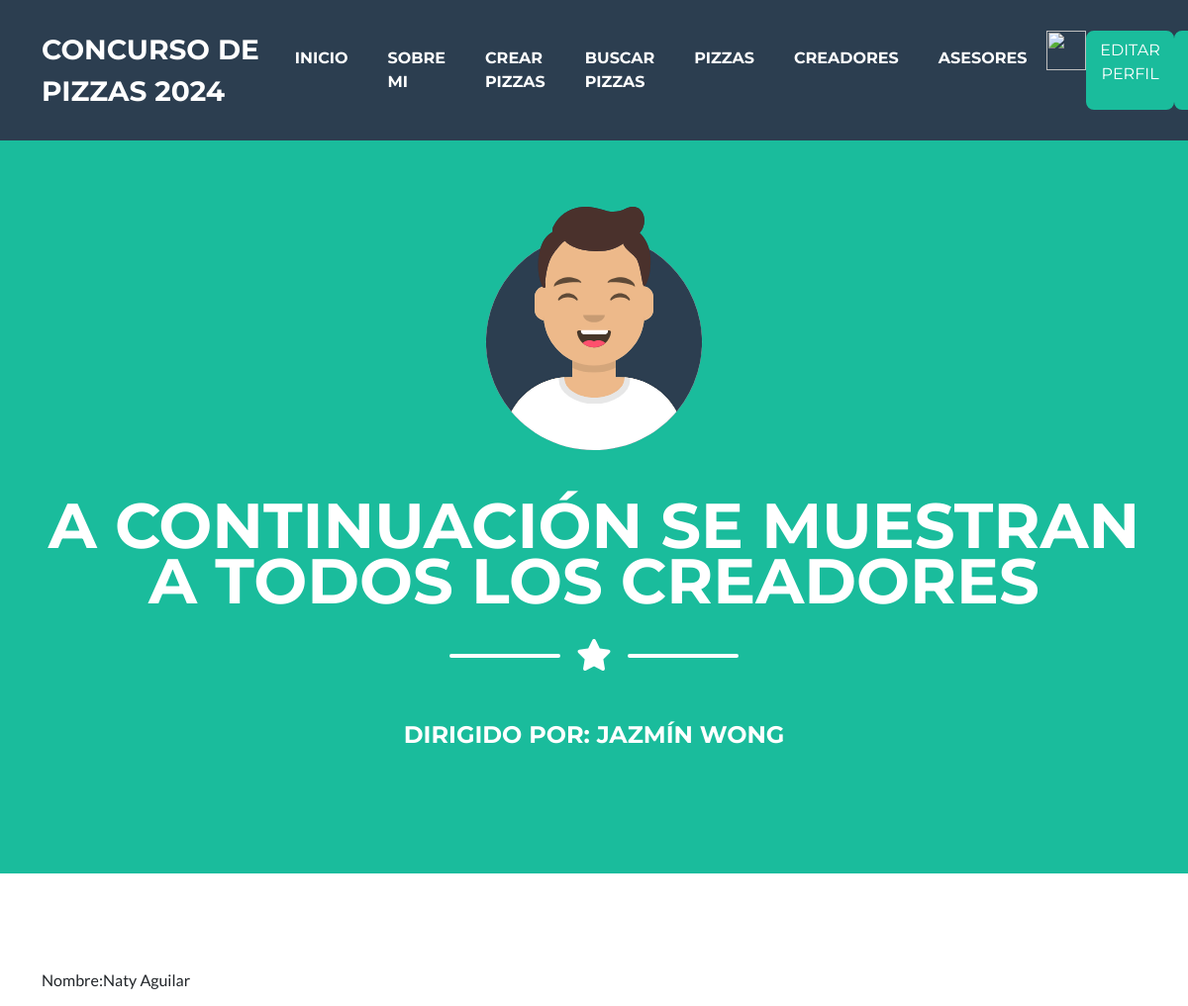
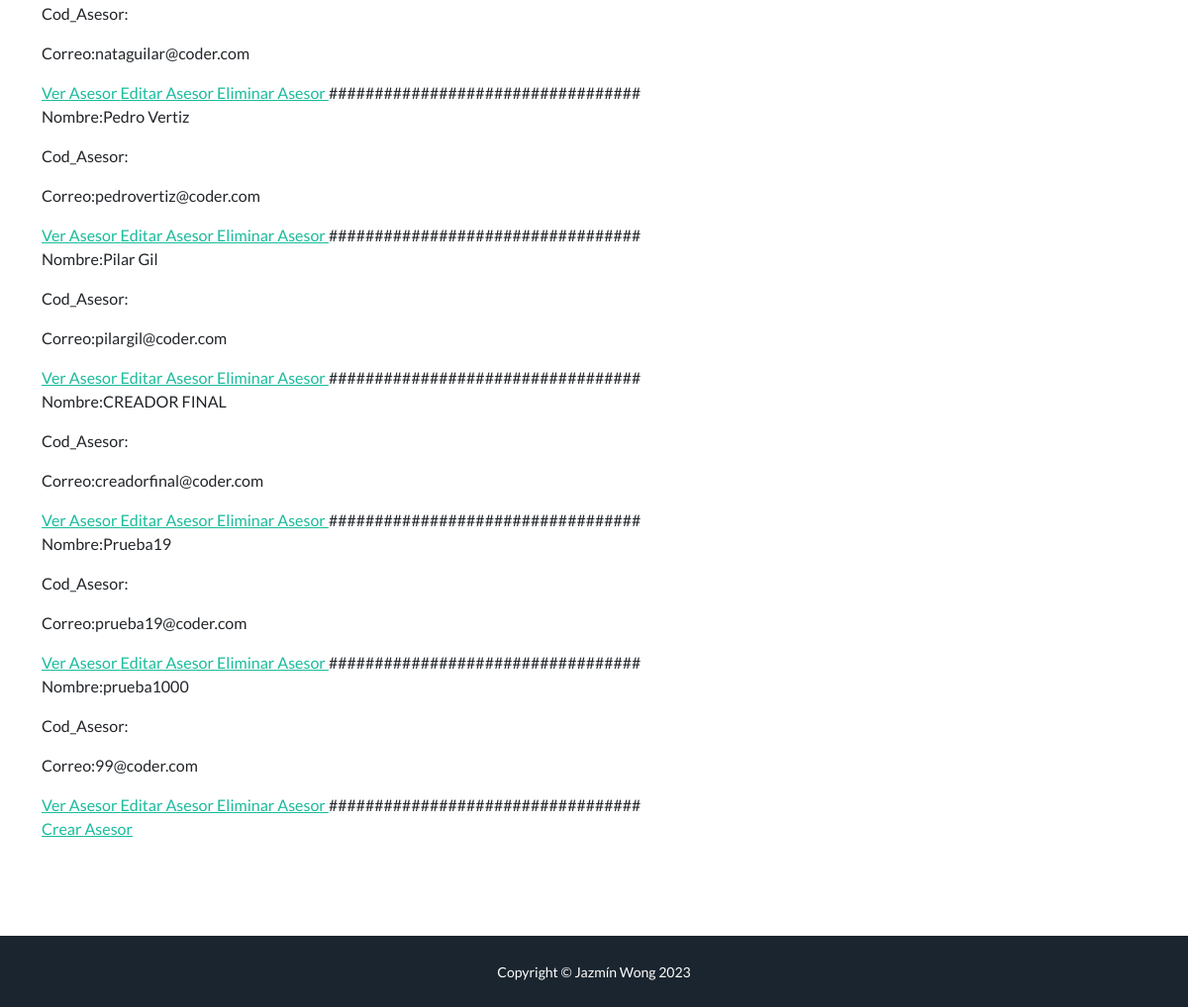
Page /AppPizzas/Creador/list/ (signed in) on the committed database (2 pictures, top to bottom).
### AppPizzas/models.py (models this page shows, shortened)
class Creador(models.Model):
    nombre = models.CharField(max_length=30)
    edad = models.IntegerField()
    correo = models.EmailField()

### AppPizzas/views.py (the view)
# urls.py: path('Creador/list/', ListaCreador.as_view(),name='CreadorLeer'),
class ListaCreador(LoginRequiredMixin, ListView):
    model = Creador

### AppPizzas/templates/AppPizzas/creador_list.html (shortened to what this page needs)
{% extends "AppPizzas/padre.html" %}
{% load static %}
{% block titulo %}
A continuación se muestran a todos los creadores
{% endblock %}
{% block content %}
<!DOCTYPE html>
<html lang="en">
<head>
</head>
<body>
    {% for asesor in object_list %}
    <p>Nombre:{{asesor.nombre}}</p>
    <p>Cod_Asesor:{{asesor.cod_ases}}</p>
    <p>Correo:{{asesor.correo}}</p>
    <a href="{% url 'AsesorDetalle' asesor.id %}"> Ver Asesor </a>
    <a href="{% url 'AsesorEditar' asesor.id %}"> Editar Asesor </a>
    <a href="{% url 'AsesorBorrar' asesor.id %}"> Eliminar Asesor </a>
    ##################################
    {% endfor %}
    <br>
    <a href="{% url 'AsesorCrear' %}"> Crear Asesor </a>
</body>
</html>
{% endblock %}

### AppPizzas/templates/AppPizzas/padre.html (shortened to what this page needs)
<!DOCTYPE html>
<html lang="en">
    <head>
        {% load static %}
        <link href="{% static 'AppPizzas/css/styles.css' %}" rel="stylesheet" />
    </head>
    <body id="page-top">
        <nav class="navbar navbar-expand-lg bg-secondary text-uppercase fixed-top" id="mainNav">
            <div class="container">
                {% if user.is_authenticated %}
                <a class="navbar-brand" href="{% url 'Inicio' %}">Concurso de <br> Pizzas 2024</a>
                {% else %}
                <a class="navbar-brand" href="{% url 'Login' %}">Concurso de Pizzas 2024</a>
                {% endif %}
                <div class="collapse navbar-collapse" id="navbarResponsive">
                    <ul class="navbar-nav ms-auto">
                        {% if user.is_authenticated %}
                        <li class="nav-item mx-0 mx-lg-1"><a class="nav-link py-3 px-0 px-lg-3 rounded" href="{% url 'Inicio' %}">Inicio</a></li>
                        <li class="nav-item mx-0 mx-lg-1"><a class="nav-link py-3 px-0 px-lg-3 rounded" href="{% url 'sobremi' %}">Sobre Mi</a></li>
                        <li class="nav-item mx-0 mx-lg-1"><a class="nav-link py-3 px-0 px-lg-3 rounded" href="{% url 'Crear Pizza' %}">Crear Pizzas</a></li>
                        <li class="nav-item mx-0 mx-lg-1"><a class="nav-link py-3 px-0 px-lg-3 rounded" href="{% url 'Buscar Pizzas' %}">Buscar Pizzas</a></li>
                        <li class="nav-item mx-0 mx-lg-1"><a class="nav-link py-3 px-0 px-lg-3 rounded" href="{% url 'PizzaLeer' %}">Pizzas</a></li>
                        <li class="nav-item mx-0 mx-lg-1"><a class="nav-link py-3 px-0 px-lg-3 rounded" href="{% url 'CreadorLeer' %}">Creadores</a></li>
                        <li class="nav-item mx-0 mx-lg-1"><a class="nav-link py-3 px-0 px-lg-3 rounded" href="{% url 'AsesorLeer' %}">Asesores</a></li>
                        <img src="{{usuario.avatar_set.last.imagen.url}}" height="40" width="40">
                        <a class="btn btn-primary" href="{% url 'Editar Usuario' %}">Editar Perfil</a>
                        <link rel="stylesheet" type="text/css" href="{% static 'path/to/styles.css' %}">
                        <a class="btn btn-primary" href="{% url 'Logout' %}">Cerrar Sesión</a>
                        {% else %}
                        <a class="btn btn-primary" href="{% url 'Registro' %}">Registrarse</a>
                        <a class="btn btn-primary" href="{% url 'Login' %}">Iniciar Sesión</a>
                        {% endif %}
                    </ul>
                </div>
            </div>
        </nav>
        <header class="masthead bg-primary text-white text-center">
            <div class="container d-flex align-items-center flex-column">
                <img class="masthead-avatar mb-5" src="{% static 'AppPizzas/assets/img/avataaars.svg' %}" alt="..." />
                <h1 class="masthead-heading text-uppercase mb-0">
                    {% block titulo %}
                    {% endblock %}
                <div class="divider-custom divider-light">
                    <div class="divider-custom-line"></div>
                    <div class="divider-custom-icon"><i class="fas fa-star"></i></div>
                    <div class="divider-custom-line"></div>
                </div>
                <p class="masthead-subheading font-weight-light mb-0">Dirigido por: Jazmín Wong
                    </p>
            </div>
        </header>
        <section class="page-section" id="contact">
            <div class="container">
                {% block content %}
                    {% endblock %}
                </div>
        </section>
        <div class="copyright py-4 text-center text-white">
            <div class="container"><small>Copyright &copy; Jazmín Wong 2023</small></div>

### rows in the picture
Creador: nombre "Naty Aguilar", correo "nataguilar@coder.com"
Creador: nombre "Pedro Vertiz", correo "pedrovertiz@coder.com"
Creador: nombre "Pilar Gil", correo "pilargil@coder.com"
Creador: nombre "CREADOR FINAL", correo "creadorfinal@coder.com"
Creador: nombre "Prueba19", correo "prueba19@coder.com"
Creador: nombre "prueba1000", correo "99@coder.com"
